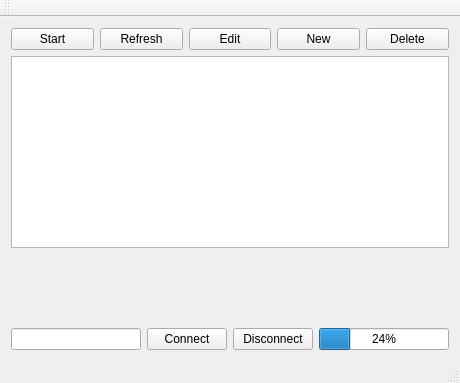
<?xml version="1.0" encoding="UTF-8"?>
<ui version="4.0">
 <class>eccloud</class>
 <widget class="QMainWindow" name="eccloud">
  <property name="geometry">
   <rect>
    <x>0</x>
    <y>0</y>
    <width>460</width>
    <height>383</height>
   </rect>
  </property>
  <property name="windowTitle">
   <string>eccloud</string>
  </property>
  <widget class="QWidget" name="centralWidget">
   <layout class="QVBoxLayout" name="verticalLayout_3">
    <item>
     <layout class="QVBoxLayout" name="verticalLayout">
      <item>
       <layout class="QHBoxLayout" name="horizontalLayout">
        <item>
         <widget class="QPushButton" name="Start_button">
          <property name="text">
           <string>Start</string>
          </property>
         </widget>
        </item>
        <item>
         <widget class="QPushButton" name="Refresh_button">
          <property name="text">
           <string>Refresh</string>
          </property>
         </widget>
        </item>
        <item>
         <widget class="QPushButton" name="Edit_button">
          <property name="text">
           <string>Edit</string>
          </property>
         </widget>
        </item>
        <item>
         <widget class="QPushButton" name="New_button">
          <property name="text">
           <string>New</string>
          </property>
         </widget>
        </item>
        <item>
         <widget class="QPushButton" name="Delete_button">
          <property name="text">
           <string>Delete</string>
          </property>
         </widget>
        </item>
       </layout>
      </item>
      <item>
       <widget class="QListWidget" name="vmlist"/>
      </item>
      <item>
       <spacer name="verticalSpacer">
        <property name="orientation">
         <enum>Qt::Vertical</enum>
        </property>
        <property name="sizeHint" stdset="0">
         <size>
          <width>20</width>
          <height>40</height>
         </size>
        </property>
       </spacer>
      </item>
     </layout>
    </item>
    <item>
     <layout class="QHBoxLayout" name="horizontalLayout_2">
      <item>
       <widget class="QLineEdit" name="Connection">
        <property name="minimumSize">
         <size>
          <width>0</width>
          <height>0</height>
         </size>
        </property>
       </widget>
      </item>
      <item>
       <widget class="QPushButton" name="Connect_button">
        <property name="minimumSize">
         <size>
          <width>0</width>
          <height>0</height>
         </size>
        </property>
        <property name="maximumSize">
         <size>
          <width>174</width>
          <height>16777215</height>
         </size>
        </property>
        <property name="text">
         <string>Connect</string>
        </property>
       </widget>
      </item>
      <item>
       <widget class="QPushButton" name="Disconnect_button">
        <property name="minimumSize">
         <size>
          <width>0</width>
          <height>0</height>
         </size>
        </property>
        <property name="maximumSize">
         <size>
          <width>174</width>
          <height>16777215</height>
         </size>
        </property>
        <property name="text">
         <string>Disconnect</string>
        </property>
       </widget>
      </item>
      <item>
       <widget class="QProgressBar" name="Connection_progress">
        <property name="minimumSize">
         <size>
          <width>0</width>
          <height>0</height>
         </size>
        </property>
        <property name="maximumSize">
         <size>
          <width>174</width>
          <height>16777215</height>
         </size>
        </property>
        <property name="value">
         <number>24</number>
        </property>
       </widget>
      </item>
     </layout>
    </item>
   </layout>
  </widget>
  <widget class="QMenuBar" name="menuBar">
   <property name="geometry">
    <rect>
     <x>0</x>
     <y>0</y>
     <width>460</width>
     <height>28</height>
    </rect>
   </property>
  </widget>
  <widget class="QToolBar" name="mainToolBar">
   <attribute name="toolBarArea">
    <enum>TopToolBarArea</enum>
   </attribute>
   <attribute name="toolBarBreak">
    <bool>false</bool>
   </attribute>
  </widget>
  <widget class="QStatusBar" name="statusBar"/>
 </widget>
 <layoutdefault spacing="6" margin="11"/>
 <resources/>
 <connections/>
</ui>
